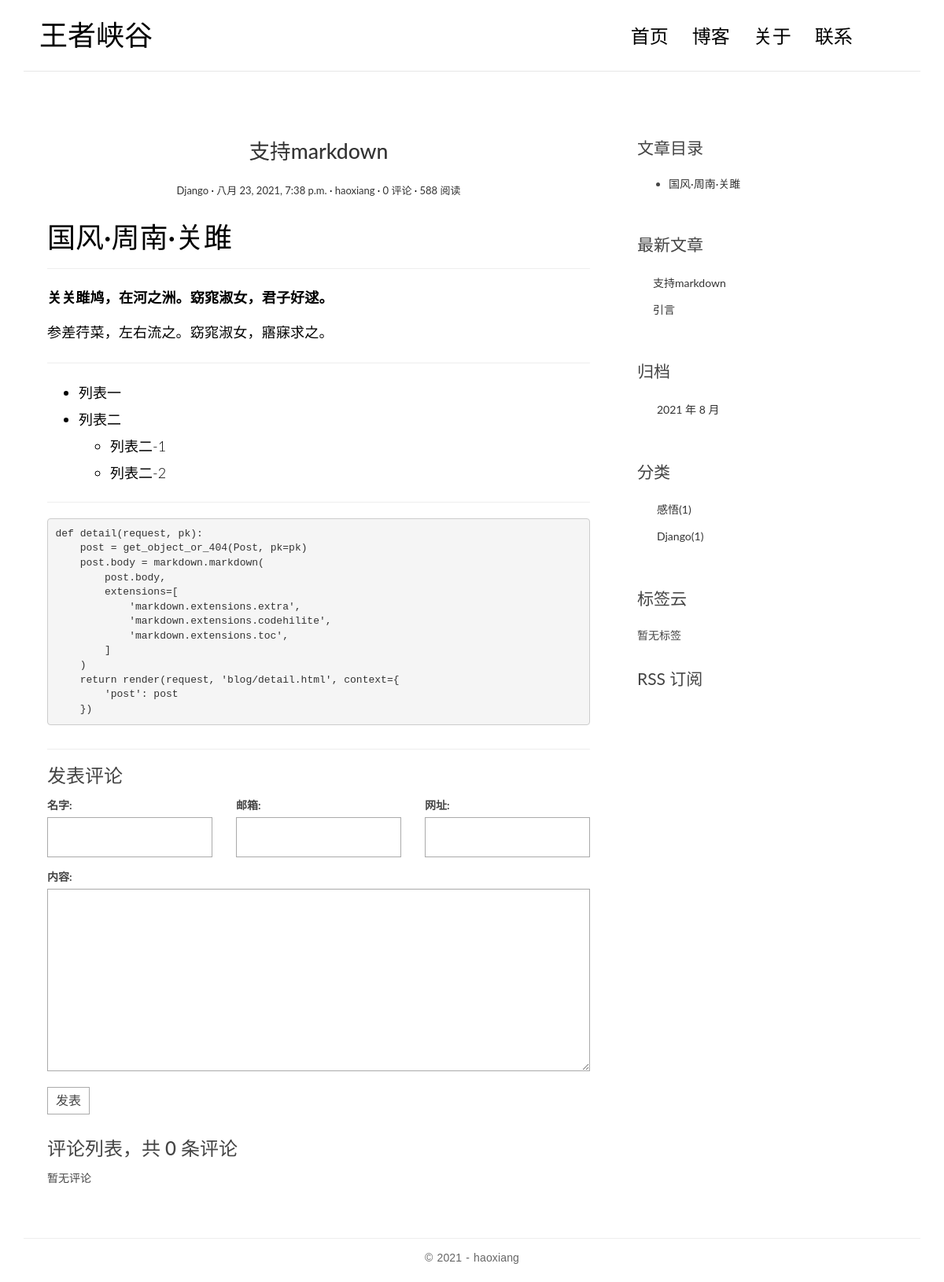
/blog/posts/2/, run on an earlier commit of the app's database.
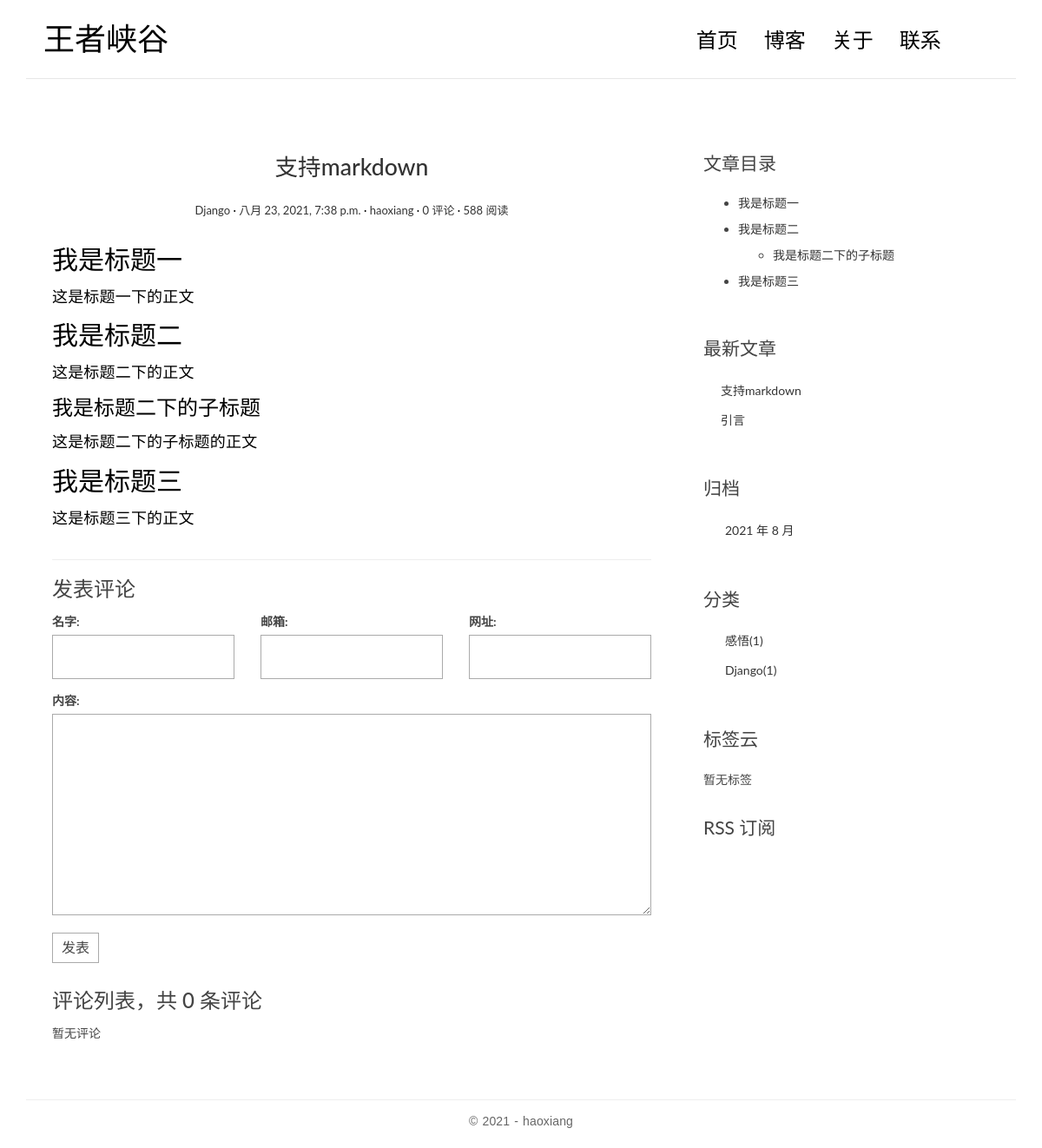
And on a later commit of the database.
### blog/models.py (models this page shows, shortened)
class Post(models.Model):
    title = models.CharField('标题', max_length=100)
    body = models.TextField('正文')
    created_time = models.DateTimeField('创建时间', default=timezone.now)
    modified_time = models.DateTimeField('修改时间')
    excerpt = models.CharField('摘要', max_length=200, blank=True)
    category = models.ForeignKey(Category, verbose_name='分类', on_delete=models.CASCADE)
    tags = models.ManyToManyField(Tag, verbose_name='标签', blank=True)
    author = models.ForeignKey(User, verbose_name='作者', on_delete=models.CASCADE)
    class Meta:
        verbose_name = '文章'
        verbose_name_plural = verbose_name
        ordering = ['-created_time']
    def get_absolute_url(self):
        return reverse('blog:detail', kwargs={'pk': self.pk})

class Category(models.Model):
    name = models.CharField('分类名', max_length=100)
    class Meta:
        verbose_name = '分类'
        verbose_name_plural = verbose_name

### blog/views.py (the view)
# urls.py: path('posts/<int:pk>/', views.detail, name='detail'),
def detail(request, pk):
    post = get_object_or_404(Post, pk=pk)
    md = markdown.Markdown(
        extensions=[
            'markdown.extensions.extra',
            'markdown.extensions.codehilite',
            TocExtension(slugify=slugify),
        ]
    )
    post.body = md.convert(post.body)
    post.toc = md.toc
    post.has_toc = '<li>' in post.toc
    return render(request, 'blog/detail.html', context={
        'post': post
    })

### comments/forms.py
class CommentForm(forms.ModelForm):
    class Meta:
        model = Comment
        fields = ['name', 'email', 'url', 'text']

### blog/templatetags/blog_extras.py (called while the page is built)
@register.inclusion_tag('blog/inclusions/_recent_posts.html', takes_context=True)
def show_recent_posts(context, num=5):
    return {
        'recent_post_list': Post.objects.all()[:num]
    }

@register.inclusion_tag('blog/inclusions/_archives.html', takes_context=True)
def show_archives(context):
    return {
        'date_list': Post.objects.dates('created_time', 'month', order='DESC')
    }

@register.inclusion_tag('blog/inclusions/_categories.html', takes_context=True)
def show_categories(context):
    return {
        'category_list': Category.objects.all()
    }

@register.inclusion_tag('blog/inclusions/_tags.html', takes_context=True)
def show_tags(context):
    return{
        'tag_list': Tag.objects.all()
    }

### comments/templatetags/comments_extras.py (called while the page is built)
@register.inclusion_tag('comments/inclusions/_form.html', takes_context=True)
def show_comment_form(context, post, form=None):
    if form is None:
        form = CommentForm()
    return {
        'form': form,
        'post': post,
    }

### templates/blog/detail.html
{% extends 'blog/base.html' %}
{% load comments_extras %}
{% block main %}
    <article class="post post-{{ post.pk }}">
        <header class="entry-header">
            <h1 class="entry-title">
                <a href="{{ post.get_absolute_url }}">{{ post.title }}</a>
            </h1>
            <div class="entry-meta">
                <span class="post-category"><a
                        href="{% url 'blog:category' post.category.pk %}">{{ post.category.name }}</a></span>
                <span class="post-date"><a
                        href="{% url 'blog:archive' post.created_time.year post.created_time.month %}"><time
                        class="entry-date" datetime={{ post.created_time }}>{{ post.created_time }}</time></a></span>
                <span class="post-author"><a href="#">{{ post.author }}</a></span>
                <span class="comments-link"><a
                        href="#comment-area">{{ post.comment_set.count }} 评论</a></span>
                <span class=""><a href="#">588 阅读</a></span>
            </div>
        </header>
        <div class="entry-content clearfix">
            {{ post.body|safe }}
        </div>
    </article>
    <section class="comment-area" id="comment-area">
        <hr>
        <h3>发表评论</h3>
        {% show_comment_form post %}
        <div class="comment-list-panel">
            {% show_comments post %}
        </div>
    </section>
{% endblock main %}
{% block toc %}
    {% if post.has_toc %}
        <div class="widget widget-content">
            <h3 class="widget-title">文章目录</h3>
            {{ post.toc|safe }}
        </div>
    {% endif %}
{% endblock toc %}

### templates/blog/inclusions/_recent_posts.html
<div class="widget widget-recent-posts">
    <h3 class="widget-title">最新文章</h3>
    <ul>
        {% for post in recent_post_list %}
            <li>
                <a href="{{ post.get_absolute_url }}">{{ post.title }}</a>
            </li>
        {% empty %}
            暂无文章
        {% endfor %}
    </ul>
</div>

What changed in the data, as far as the page shows it:
changed Post "支持markdown": body "国风·周南·关雎 关关雎鸠，在河之洲。窈窕淑女，君子好逑。 参差荇菜，左右流之。窈窕淑女，寤寐求之。 列表一 列表二 列表二-1 列表二-2 def detail ( request , pk ): post = get_object_or_404 ( Post , pk = pk ) post . body = markdown . markdown ( post . body , extensions = [ 'markdown.extensions.extra' , 'markdown.extensions.codehilite' , 'markdown.extensions.toc' , ] ) return render ( request , 'blog/detail.html' , context = { 'post' : post })" → "我是标题一 这是标题一下的正文 我是标题二 这是标题二下的正文 我是标题二下的子标题 这是标题二下的子标题的正文 我是标题三 这是标题三下的正文"; toc "国风·周南·关雎" → "我是标题一 我是标题二 我是标题二下的子标题 我是标题三"
